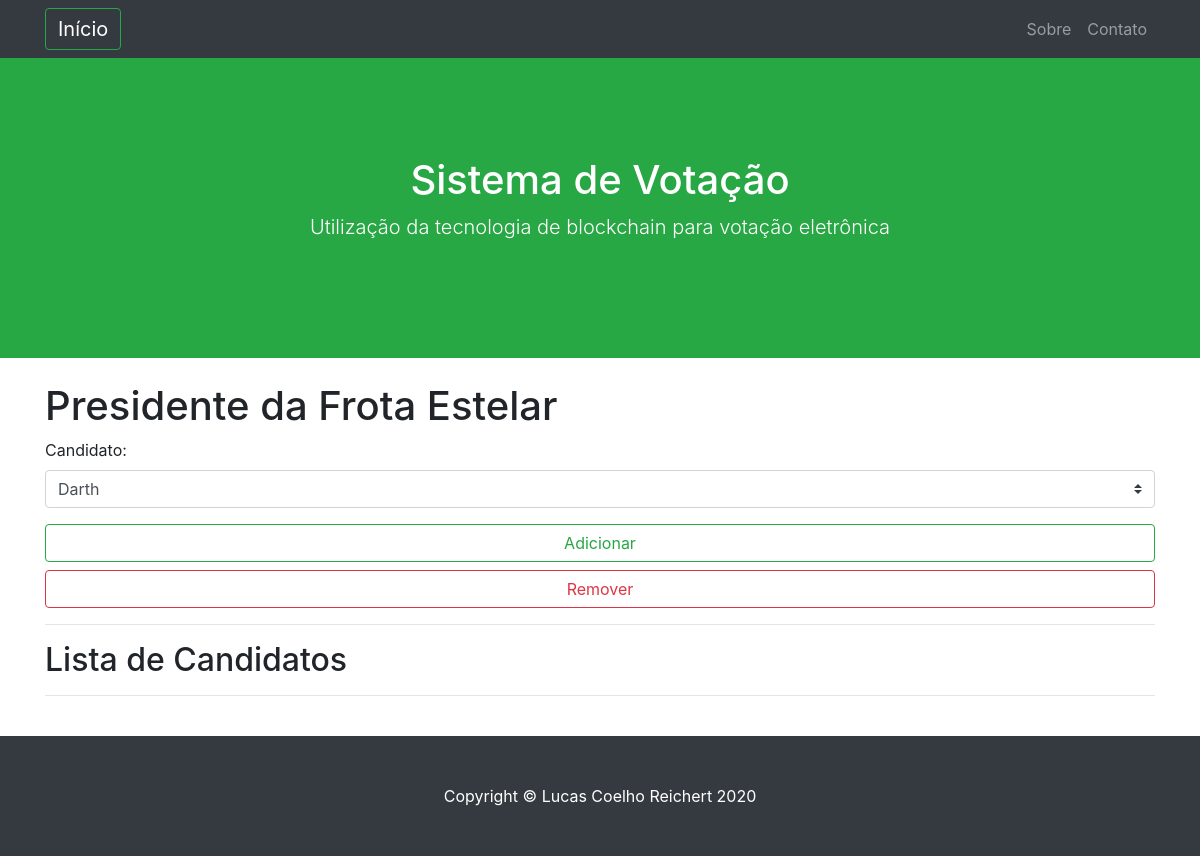
The app's page /eleicoes/adicionarCandidatos/1, older data.
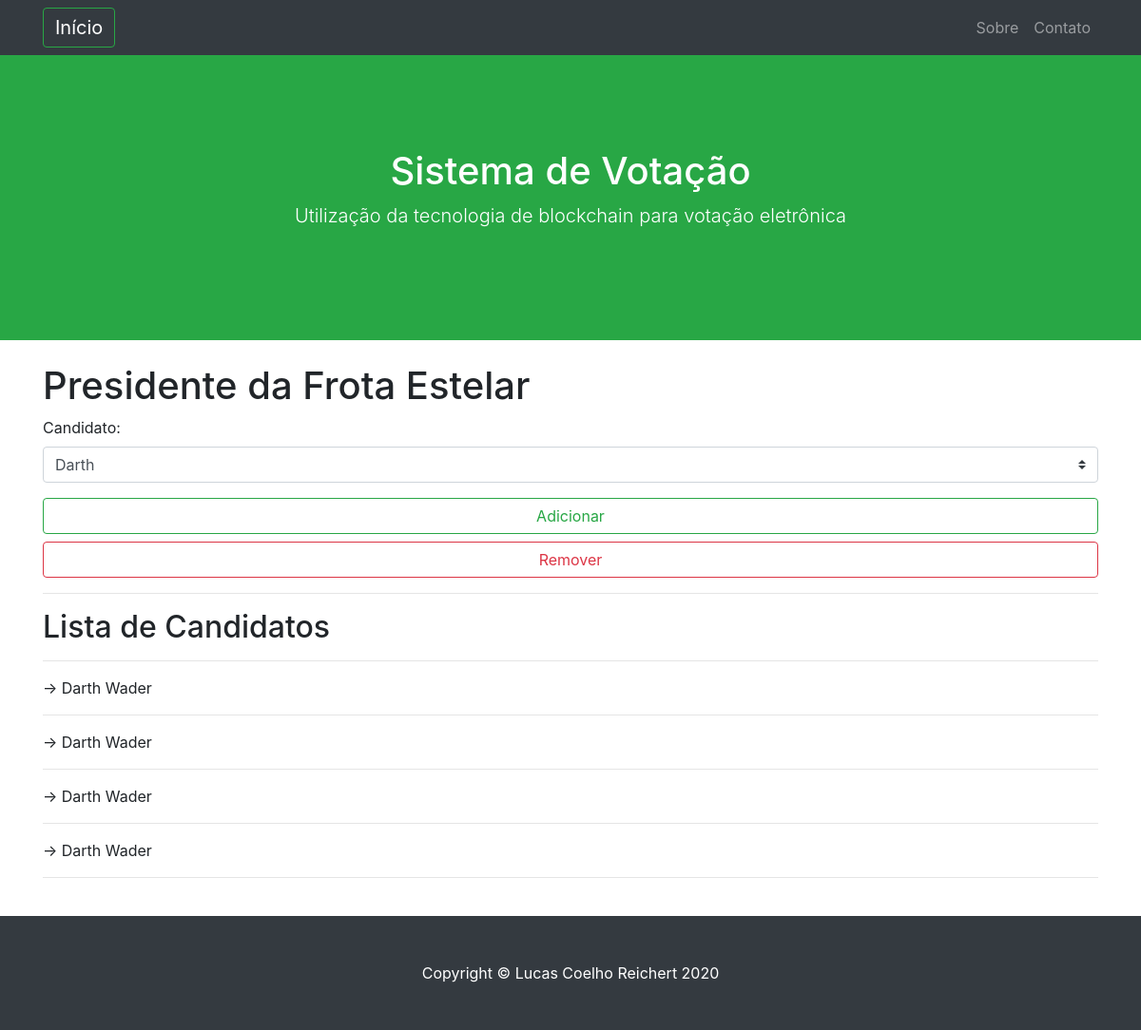
The same page, newer data.
### eleicoes/models.py (models this page shows, shortened)
class Eleicao_candidato(models.Model):
    eleicao = models.ForeignKey(Eleicao, on_delete=models.CASCADE, default="") #chave estrangeira da tabela eleicao
    candidato = models.ForeignKey(Usuario, on_delete=models.CASCADE, default="") #chave estrangeira da tabela usuario

### usuarios/models.py (models this page shows, shortened)
class Usuario(models.Model):
    usuario = models.CharField(max_length=40)
    nome =  models.CharField(max_length=40)
    sobrenome =  models.CharField(max_length=40)
    email = models.EmailField(max_length=100)
    senha = models.CharField(max_length=50)
    foto = models.FileField(upload_to=get_file_path) #chamando a função de definição de nome para nomear o arquivo recebido
    tipo = models.CharField(max_length=20, choices=(("Administrador", _("Administrador")),  #criação do modelo de opções do tipo de usuário
                                        ("Eleitor", _("Eleitor")),
                                        ("Candidato", _("Candidato"))),
                                default="Eleitor") # vai definir Eleitor como a opção default
    curso = models.ForeignKey(Curso, on_delete=models.CASCADE, default="") #chave estrangeira da tabela curso
    def __str__(self):
        return self.nome

### eleicoes/views.py (the view)
# urls.py: url(r'^adicionarCandidatos/(?P<pk>[0-9]+)$', views.cadastro_eleicao_candidatos, name='addCandidatos'),
def cadastro_eleicao_candidatos(request, pk): #  ligação entre as tabelas eleições e seus respectivos candidatos
    eleicao = get_object_or_404(Eleicao, pk=pk) # criando um objeto de eleicao para ser utilizado na tela de adição de candidatos
    eleicao_candidatos = Eleicao_candidato.objects.all() # buscando os objetos referentes aos candidatos da eleição objeto de candidatos para ser utilizado na tela de adição de candidatos
    existe=False
    if request.method == 'POST': # se o formulário foi submetido
        form = CadastroFormEleicao_candidatos(request.POST) # Criar o formulário
        if form.is_valid(): # se todos os campos forem inseridos corretamente
            aux = form.save(commit=False)
            aux.eleicao = eleicao # realizando a ligação da tabela eleição com Eleicao_eleitores
            for e_c in eleicao_candidatos: #só permitir um cadastro de cada eleitor
                if e_c.candidato.pk == aux.candidato.pk and e_c.eleicao.pk == eleicao.pk: #teste para verificar se já há o registro no banco
                    existe = True; # caso exista, existe vira true
            if request.POST['bt'] == "adicionar":
                print('adicionar')
                if not existe: # realiza o commit apenas se não existir o registro no banco
                    aux.save();
            if request.POST['bt'] == "remover": #caso seja clicado no botão remover, será deletado o registro que contém o respectivo eleitor na respectiva eleição
                Eleicao_candidato.objects.filter(eleicao__pk=pk, candidato=aux.candidato).delete() #encontrar o respectiva linha na tabela e depois deletar a mesma
            return redirect('addCandidatos', pk)
    else:
        form = CadastroFormEleicao_candidatos()
    context = { # variável utilizada para encaminhar as informações para a tela de cadastro
        'form': form,
        'eleicao': eleicao,
        'eleicao_candidatos': eleicao_candidatos,
    }
    return render(request, 'eleicoes/addCandidatos.html', context)

### eleicoes/forms.py
class CadastroFormEleicao_candidatos(forms.ModelForm):
    class Meta:
        model = Eleicao_candidato #definindo o modelo
        fields = ('candidato',) # selecionando os campos do modelo que serão utilizados
        widgets = { #estilizando os campos com css e definindo
            'candidato': forms.Select(attrs={'class': 'custom-select', 'maxlenght': 50}), #select para selecionar o candidato de outra tabela (a chave estrangeira foi definida no model)
        }
        error_messages = { #pesquisar melhor sobre tipos de erros para deixar mais funcional
            'candidato': {
                'required': 'O campo candidato é obrigatório'
            },
        }

### eleicoes/templates/eleicoes/addCandidatos.html
{% extends "base.html" %}
{% load static %}
{% block content %}
    <h1>{{eleicao.nome}}</h1>
    <form method="POST" class="post-form">{% csrf_token %}
        <p>
            <label for='id_candidato'>Candidato: </label>{{form.candidato}}
        </p>
        <button type="submit" class="btn btn-outline-success btn-block" name="bt" value="adicionar">Adicionar</button>
        <button type="submit" class="btn btn-outline-danger btn-block" name="bt" value="remover">Remover</button>
    </form>
    <hr>
    <h2>Lista de Candidatos</h2>
    {% for eleicao_candidato in eleicao_candidatos %}
        <hr>
        -> {{eleicao_candidato.candidato}} {{eleicao_candidato.candidato.sobrenome}}
    {% endfor %}
    <hr>
{% endblock %}

Row changes from the older to the newer data that the page shows:
added Eleicao_candidato: candidato "Darth", candidato.sobrenome "Wader"
added Eleicao_candidato: candidato "Darth", candidato.sobrenome "Wader"
added Eleicao_candidato: candidato "Darth", candidato.sobrenome "Wader"
added Eleicao_candidato: candidato "Darth", candidato.sobrenome "Wader"
